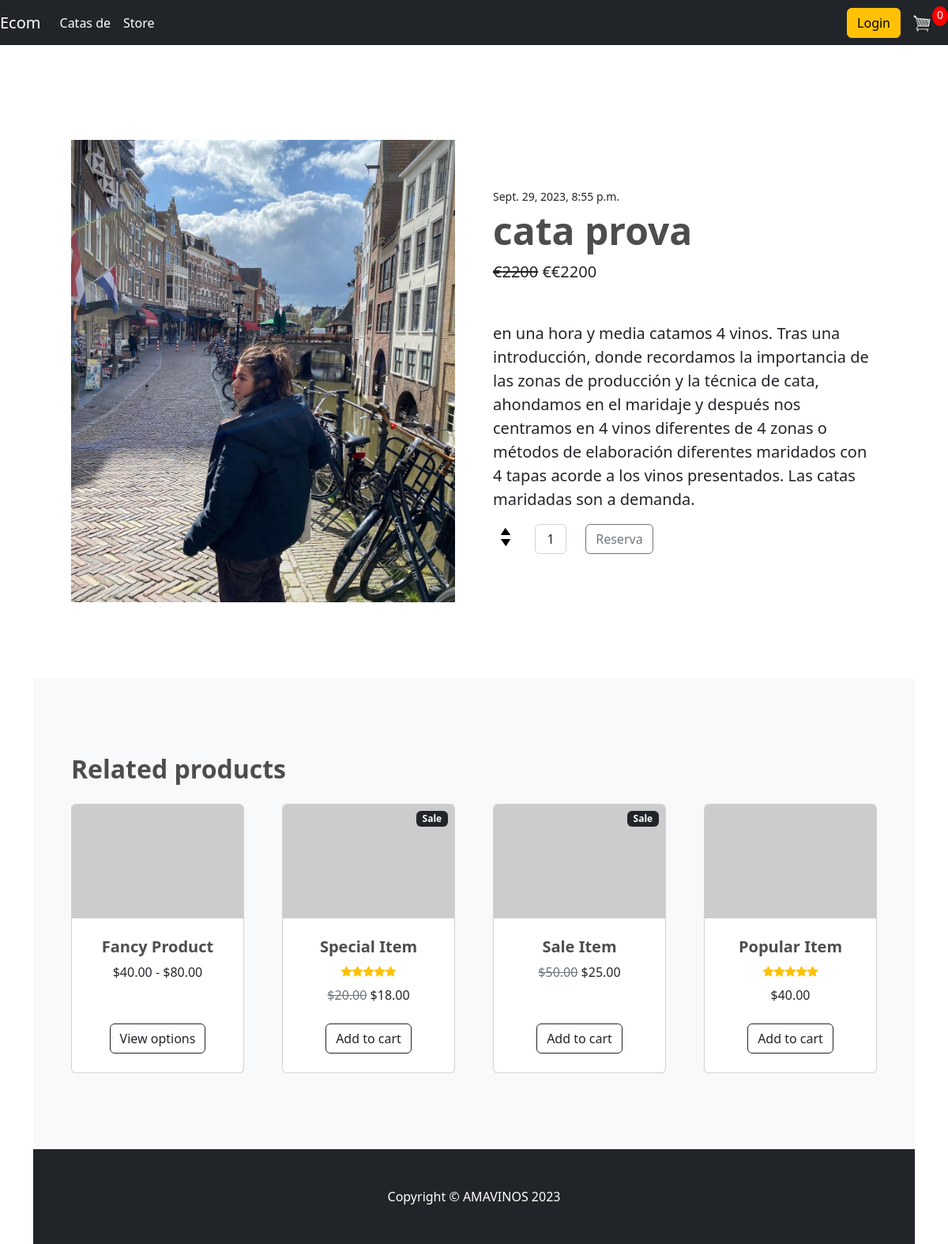
Page /cata-de-vinos/cata-prova/ on the committed database.
### store/models.py (models this page shows, shortened)
class Product(models.Model):
	id = models.BigAutoField(primary_key=True)
	name = models.CharField(max_length=200)
	slug=models.SlugField(blank=True)
	price = models.IntegerField()
	digital = models.BooleanField(default=False,null=True, blank=True)
	image = models.ImageField(null=True, blank=True)
	category=models.ForeignKey(Category, on_delete=models.SET_NULL, null=True, blank=True)
	description=models.CharField(max_length=1000,null=True, blank=True)
	@property
	def imageURL(self):
		try:
			url = self.image.url
		except:
			url = ''
		return url

class Cata(Product):
	date=models.DateTimeField(null=True, blank=True)
	duration=models.CharField(max_length=50, default='2 horas')
	location=models.CharField(max_length=50, default='Calle Antillano Campos, 5')

### store/views.py (the view)
# urls.py: path('cata-de-vinos/<slug:slug>/', views.event_detail, name='event_detail'),   #devo capire come mettere l'evento giusto
def event_detail(request, slug):
	data=cartData(request)
	cartItems = data['cartItems']
	order = data['order']
	items = data['items']
	product = get_object_or_404(Cata, slug=slug)
	context = {'product': product, 'cartItems': cartItems}
	return render(request, 'store/event_detail.html', context)

### store/utils.py (called while the page is built, shortened)
def cookieCart(request):
	try:
		cart = json.loads(request.COOKIES['cart'])
	except:
		cart = {}
		print('CART:', cart)
	items = []
	order = {'get_cart_total':0, 'get_cart_items':0, 'shipping':False}
	cartItems = order['get_cart_items']
	return {'cartItems':cartItems ,'order':order, 'items':items}

def cartData(request):
	if request.user.is_authenticated:
		customer = request.user.customer
		order, created = Order.objects.get_or_create(customer=customer, complete=False)
		items = order.orderitem_set.all()
		cartItems = order.get_cart_items
	else:
		cookieData = cookieCart(request)
		cartItems = cookieData['cartItems']
		order = cookieData['order']
		items = cookieData['items']
	return {'cartItems':cartItems ,'order':order, 'items':items}

### store/templates/store/event_detail.html (shortened to what this page needs)
{% extends 'store/main.html' %}
{% load static %}
{% block content %}
<!DOCTYPE html>
<html lang="en">
    <head>
        <link href="https://cdn.jsdelivr.net/npm/bootstrap-icons@1.5.0/font/bootstrap-icons.css" rel="stylesheet" />
        <link href="css/styles.css" rel="stylesheet" />
    </head>
    <body>
        <section class="py-5">
            <div class="container px-4 px-lg-5 my-5">
                <div class="row gx-4 gx-lg-5 align-items-center">
                    <div class="col-md-6"><img class="card-img-top mb-5 mb-md-0" src={{product.imageURL}} alt="{{product.name}}" /></div>
                    <div class="col-md-6">
                        <div class="small mb-1">{{product.date}}</div>
                        <h1 class="display-5 fw-bolder">{{product.name}}</h1>
                        <div class="fs-5 mb-5">
                            <span class="text-decoration-line-through">€{{product.price}}</span>
                            <span>€€{{product.price}}</span>
                        </div>
                        <p class="lead">{{product.description}}</p>
                        <div class="d-flex">
                            <p class="quantity">{{item.quantity}}</p>
                            <div class="quantity">
                                <div class="row">
                                    <div class="col-2">
                                        <img data-product="{{item.product.id}}" data-action="add" class="chg-quantity update-cart" src="{% static  'images/arrow-up.png' %}">
                                        <img data-product="{{item.product.id}}" data-action="remove" class="chg-quantity update-cart" src="{% static  'images/arrow-down.png' %}">
                                    </div>
                                    <div class="col-3">
                                        <input class="form-control text-center me-3" id="inputQuantity" type="num" value="1" style="max-width: 3rem; vertical-align: middle;" />
                                    </div>
                                    <div class="col-3">
                                        <button data-product="{{product.id}}" data-action="add" class="btn btn-outline-secondary add-btn update-cart">Reserva</button>
                                    </div>
                                    <div class="col-2">
                                    </div>
                                </div>
                            </div>
                        </div>
                    </div>
                </div>
            </div>
        </section>
        <section class="py-5 bg-light">
            <div class="container px-4 px-lg-5 mt-5">
                <h2 class="fw-bolder mb-4">Related products</h2>
                <div class="row gx-4 gx-lg-5 row-cols-2 row-cols-md-3 row-cols-xl-4 justify-content-center">
                    <div class="col mb-5">
                        <div class="card h-100">
                            <img class="card-img-top" src="https://dummyimage.com/450x300/dee2e6/6c757d.jpg" alt="..." />
                            <div class="card-body p-4">
                                <div class="text-center">
                                    <h5 class="fw-bolder">Fancy Product</h5>
                                    $40.00 - $80.00
                                </div>
                            </div>
                            <div class="card-footer p-4 pt-0 border-top-0 bg-transparent">
                                <div class="text-center"><a class="btn btn-outline-dark mt-auto" href="#">View options</a></div>
                            </div>
                        </div>
                    </div>
                    <div class="col mb-5">
                        <div class="card h-100">
                            <div class="badge bg-dark text-white position-absolute" style="top: 0.5rem; right: 0.5rem">Sale</div>
                            <img class="card-img-top" src="https://dummyimage.com/450x300/dee2e6/6c757d.jpg" alt="..." />
                            <div class="card-body p-4">
                                <div class="text-center">
                                    <h5 class="fw-bolder">Special Item</h5>
                                    <div class="d-flex justify-content-center small text-warning mb-2">
                                        <div class="bi-star-fill"></div>
                                        <div class="bi-star-fill"></div>
                                        <div class="bi-star-fill"></div>
                                        <div class="bi-star-fill"></div>
                                        <div class="bi-star-fill"></div>
                                    </div>
                                    <span class="text-muted text-decoration-line-through">$20.00</span>
                                    $18.00
                                </div>
                            </div>
                            <div class="card-footer p-4 pt-0 border-top-0 bg-transparent">
                                <div class="text-center"><a class="btn btn-outline-dark mt-auto" href="#">Add to cart</a></div>
                            </div>
                        </div>
                    </div>
                    <div class="col mb-5">
                        <div class="card h-100">
                            <div class="badge bg-dark text-white position-absolute" style="top: 0.5rem; right: 0.5rem">Sale</div>
                            <img class="card-img-top" src="https://dummyimage.com/450x300/dee2e6/6c757d.jpg" alt="..." />
                            <div class="card-body p-4">
                                <div class="text-center">
                                    <h5 class="fw-bolder">Sale Item</h5>
                                    <span class="text-muted text-decoration-line-through">$50.00</span>
                                    $25.00
                                </div>
                            </div>
                            <div class="card-footer p-4 pt-0 border-top-0 bg-transparent">
                                <div class="text-center"><a class="btn btn-outline-dark mt-auto" href="#">Add to cart</a></div>
                            </div>
                        </div>
                    </div>
                    <div class="col mb-5">
                        <div class="card h-100">
                            <img class="card-img-top" src="https://dummyimage.com/450x300/dee2e6/6c757d.jpg" alt="..." />
                            <div class="card-body p-4">
                                <div class="text-center">
                                    <h5 class="fw-bolder">Popular Item</h5>
                                    <div class="d-flex justify-content-center small text-warning mb-2">
                                        <div class="bi-star-fill"></div>
                                        <div class="bi-star-fill"></div>
                                        <div class="bi-star-fill"></div>
                                        <div class="bi-star-fill"></div>
                                        <div class="bi-star-fill"></div>
                                    </div>
                                    $40.00
                                </div>
                            </div>
                            <div class="card-footer p-4 pt-0 border-top-0 bg-transparent">
                                <div class="text-center"><a class="btn btn-outline-dark mt-auto" href="#">Add to cart</a></div>
                            </div>
                        </div>
                    </div>
                </div>
            </div>
        </section>
        <footer class="py-5 bg-dark">
            <div class="container"><p class="m-0 text-center text-white">Copyright &copy; AMAVINOS 2023</p></div>
        </footer>
    </body>
</html>
{% endblock content %}

### static/css/main.css (style rules this page uses)
body { background-color: hsl(0, 0%, 98%); }
h1,h2,h3,h4,h5,h6 { color:hsl(0, 0%, 30%); }
.bg-dark { background-color: #4f868c!important; }
.btn { border-radius: 0; }
.quantity { display: inline-block; font-weight: 700; padding-right:10px; }
.chg-quantity { width: 12px; cursor: pointer; display: block; margin-top: 5px; transition:.1s; }

### rows in the picture
Product: imageURL (picture), name "cata prova", price "2200", description "en una hora y media catamos 4 vinos. Tras una introducción, donde recordamos la importancia de las zonas de producción y la técnica de cata, ahondamos en el maridaje y después nos centramos en 4 vinos diferentes de 4 zonas o métodos de elaboración diferentes maridados con 4 tapas acorde a los vinos presentados. Las catas maridadas son a demanda."
Cata: date "Sept. 29, 2023, 8:55 p.m."

### other values in the picture
{{ cartItems }} "0"
